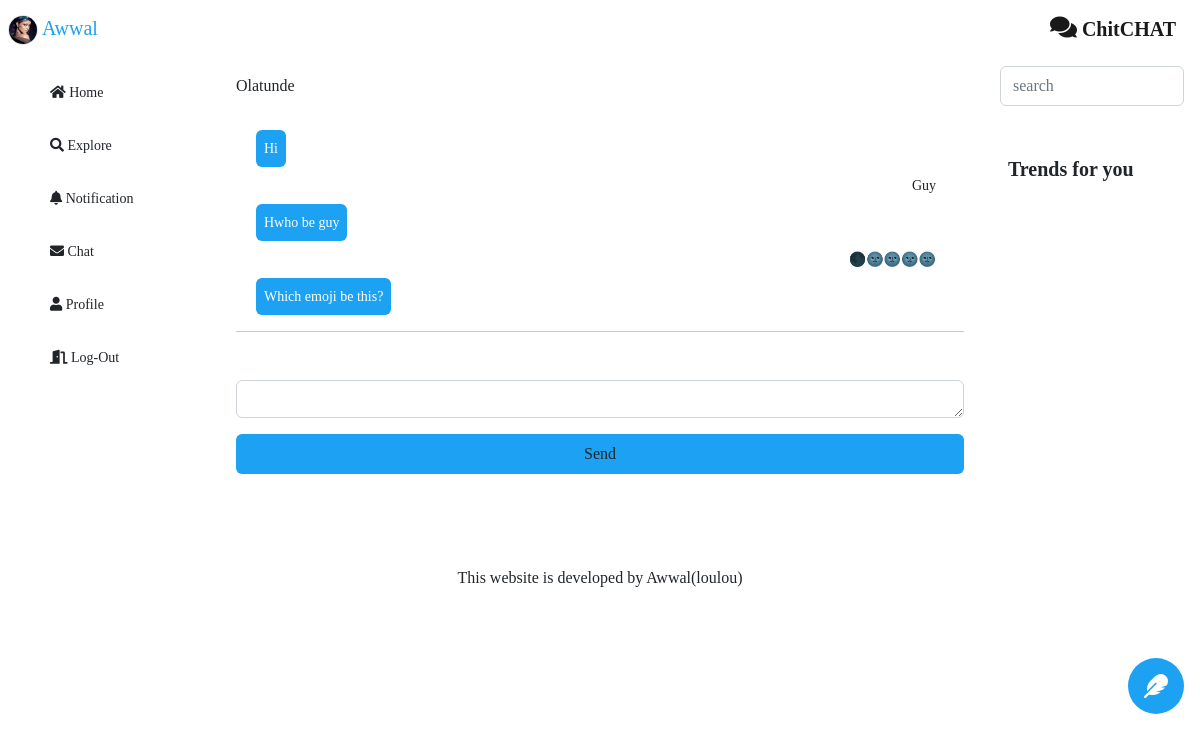
The page /chat/9msg/ (signed in) on the database as committed earlier.
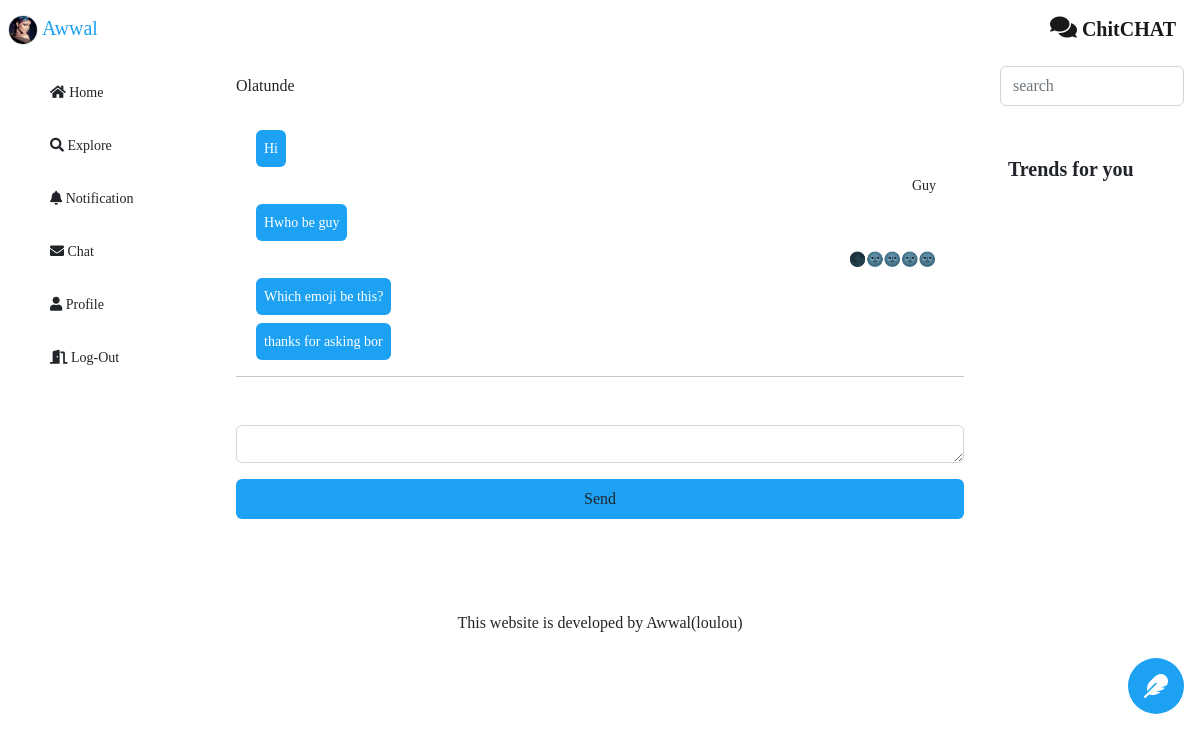
The same page on the database as committed later.
### chat/models.py (models this page shows, shortened)
class Messages(models.Model):
	receiver=models.ForeignKey(Chat,related_name='receiver_messages',on_delete=models.CASCADE,null=True,blank=True)
	group=models.ForeignKey(GroupChat,related_name='messages',on_delete=models.CASCADE,null=True,blank=True)
	sender=models.ForeignKey(Chat,related_name='sender_messages',on_delete=models.CASCADE,blank=True,null=True)
	body=models.TextField()
	time=models.DateTimeField(auto_now_add=True)
	reply=models.ManyToManyField('self',symmetrical=False,related_name='replys',blank=True)

### chat/views.py (the view, shortened to what this page needs)
# urls.py: path('<int:id>msg/',MessageView,name='message'),
@login_required
def MessageView(request,id):
	cha=Chat.objects.get(id=id)
	send=Chat.objects.get(user__username=request.user)
	form=MyForm()
	first=Messages.objects.filter(sender=send,receiver=cha)
	second=Messages.objects.filter(sender=cha,receiver=send)
	chat=first.union(second)
	user=User.objects.get(username=request.user)
	template='messageTemplate/index.html'
	context=dict(form=form,chat=chat,cha=cha,User=send)
	if 'HX-Request' in request.headers:
		template='messageTemplate/message.html'
		return render(request,template,context)
	context=dict(form=form,chat=chat,cha=cha,User=send)
	return render (request,template,context)

### chat/form.py
class MyForm(forms.ModelForm):
	class Meta:
		model=Messages
		fields=['body']

### tweet/models.py (called while the page is built)
    def get_absolute_url(self):
        return reverse('ProfileUrl', args=[self.id])

### template/messageTemplate/index.html (shortened to what this page needs)
{%extends 'base.html'%}
{%block content%}
<div classs='sz-20 bold'>{{cha.user.username|title}}</div>
<br>
{%include 'messageTemplate/message.html'%}
<hr>
<p class='position-relative fixed-bottom p-2 color-bg-white'>
<form  class='box' id='mes' hx-post='' hx-swap='none' >
{%for field in form%}
<p>{{field.as_widget}}</p>
{%endfor%}
<button onclick="" class="btn color-bg-p w-100">Send</button>
</form>
</p>
{%endblock%}

### template/messageTemplate/message.html
<div class='sz-14' hx-get="{%url 'message' cha.id%}"  hx-trigger="load every 2s" hx-swap='outerHTML' >
{%for msg in chat%}
{% if msg.sender == User %}
<div class="row m-2">
<div  class='col-6 ' style='text-align:left'>
<span  style='display: inline-block;' class='rounded color-bg-p color-white p-2'>{{msg.body}}</span>
</div>
<div class="col">
</div>
</div>
{%else%}
<div class="row m-2">
<div  class='col-6 ' style='text-align: right;'>
<span  style='' class='color-bg-white rounded p-2'>{{msg.body}}</span>
</div>
<div class="col order-first">
</div>
</div>
{%endif%}
{%endfor%}
</div>

Rows that differ between the two databases and show on the page:
added Messages: body "thanks for asking bor"
